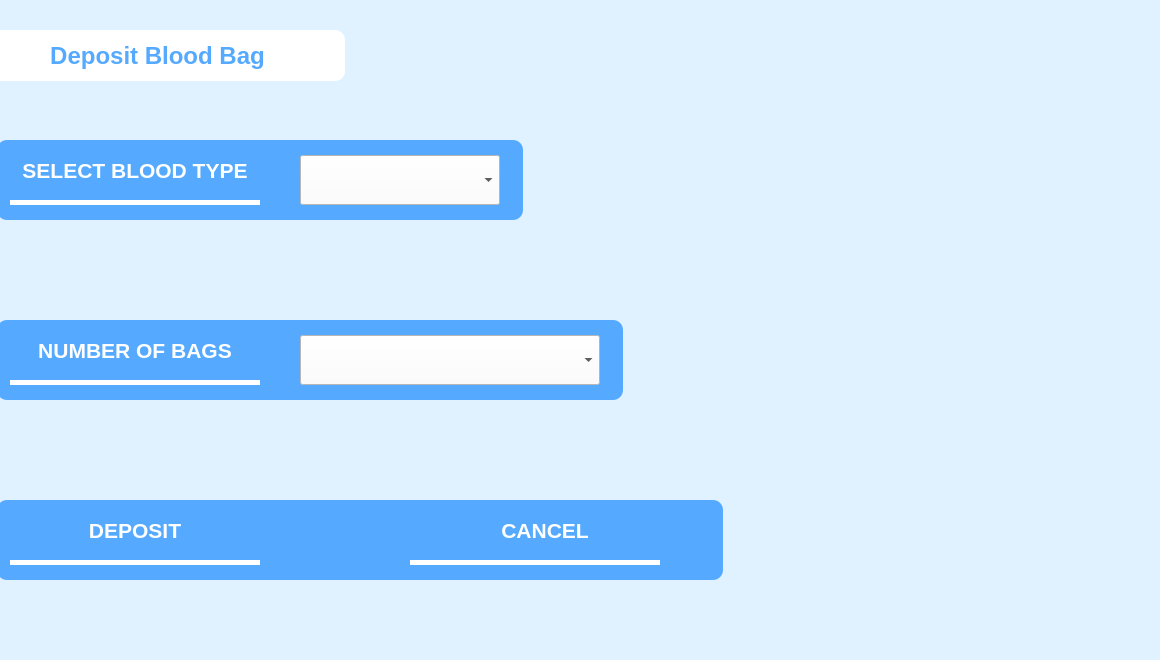
<?xml version="1.0" encoding="UTF-8"?>
<ui version="4.0">
 <class>BLOOD_BAGS_MANAGING</class>
 <widget class="QWidget" name="BLOOD_BAGS_MANAGING">
  <property name="geometry">
   <rect>
    <x>0</x>
    <y>0</y>
    <width>1160</width>
    <height>660</height>
   </rect>
  </property>
  <property name="windowTitle">
   <string>Form</string>
  </property>
  <property name="styleSheet">
   <string notr="true">#BLOOD_BAGS_MANAGING{
background-color: rgb(224, 241, 255);;
}</string>
  </property>
  <widget class="QLabel" name="label">
   <property name="geometry">
    <rect>
     <x>-30</x>
     <y>30</y>
     <width>375</width>
     <height>51</height>
    </rect>
   </property>
   <property name="font">
    <font>
     <pointsize>18</pointsize>
     <weight>75</weight>
     <bold>true</bold>
    </font>
   </property>
   <property name="styleSheet">
    <string notr="true">#label{
color:rgb(85, 170, 255);
background-color:rgb(255, 255, 255);;
    border-width: 2px;
    border-radius: 10px;
    border-color: beige;
    padding: 6px;
}</string>
   </property>
   <property name="text">
    <string>Deposit Blood Bag</string>
   </property>
   <property name="alignment">
    <set>Qt::AlignCenter</set>
   </property>
  </widget>
  <widget class="QGroupBox" name="groupBox">
   <property name="geometry">
    <rect>
     <x>-40</x>
     <y>140</y>
     <width>600</width>
     <height>80</height>
    </rect>
   </property>
   <property name="font">
    <font>
     <pointsize>8</pointsize>
     <weight>75</weight>
     <bold>true</bold>
    </font>
   </property>
   <property name="styleSheet">
    <string notr="true">#groupBox{
    margin: 0 auto;
    border-radius: 10px;
background-color:rgb(85, 170, 255);
    color: #fff;
}
</string>
   </property>
   <property name="title">
    <string/>
   </property>
   <property name="alignment">
    <set>Qt::AlignCenter</set>
   </property>
   <widget class="QLabel" name="donlab">
    <property name="geometry">
     <rect>
      <x>0</x>
      <y>0</y>
      <width>350</width>
      <height>61</height>
     </rect>
    </property>
    <property name="font">
     <font>
      <pointsize>16</pointsize>
      <weight>75</weight>
      <bold>true</bold>
     </font>
    </property>
    <property name="styleSheet">
     <string notr="true">#donlab{
    margin: 0 auto;
    border-radius: 10px;
	color: rgb(255, 255, 255);
}</string>
    </property>
    <property name="text">
     <string>SELECT BLOOD TYPE</string>
    </property>
    <property name="alignment">
     <set>Qt::AlignCenter</set>
    </property>
   </widget>
   <widget class="QLabel" name="line">
    <property name="geometry">
     <rect>
      <x>50</x>
      <y>60</y>
      <width>250</width>
      <height>5</height>
     </rect>
    </property>
    <property name="styleSheet">
     <string notr="true">#line{

background-color: rgb(255, 255, 255);
}</string>
    </property>
    <property name="text">
     <string/>
    </property>
   </widget>
   <widget class="QComboBox" name="BLOODTYPE">
    <property name="geometry">
     <rect>
      <x>340</x>
      <y>15</y>
      <width>200</width>
      <height>50</height>
     </rect>
    </property>
    <property name="styleSheet">
     <string notr="true">#BLOODTYPE{
	background-color: rgb(255, 255, 255);
}</string>
    </property>
    <property name="editable">
     <bool>false</bool>
    </property>
    <property name="currentText">
     <string/>
    </property>
   </widget>
  </widget>
  <widget class="QGroupBox" name="groupBox_2">
   <property name="geometry">
    <rect>
     <x>-40</x>
     <y>320</y>
     <width>700</width>
     <height>80</height>
    </rect>
   </property>
   <property name="font">
    <font>
     <pointsize>8</pointsize>
     <weight>75</weight>
     <bold>true</bold>
    </font>
   </property>
   <property name="styleSheet">
    <string notr="true">#groupBox_2{
    margin: 0 auto;
    border-radius: 10px;
background-color:rgb(85, 170, 255);
    color: #fff;
}
</string>
   </property>
   <property name="title">
    <string/>
   </property>
   <property name="alignment">
    <set>Qt::AlignCenter</set>
   </property>
   <widget class="QLabel" name="donlab_2">
    <property name="geometry">
     <rect>
      <x>0</x>
      <y>0</y>
      <width>350</width>
      <height>61</height>
     </rect>
    </property>
    <property name="font">
     <font>
      <pointsize>16</pointsize>
      <weight>75</weight>
      <bold>true</bold>
     </font>
    </property>
    <property name="styleSheet">
     <string notr="true">#donlab_2{
    margin: 0 auto;
    border-radius: 10px;
	color: rgb(255, 255, 255);
}</string>
    </property>
    <property name="text">
     <string>NUMBER OF BAGS</string>
    </property>
    <property name="alignment">
     <set>Qt::AlignCenter</set>
    </property>
   </widget>
   <widget class="QLabel" name="line_2">
    <property name="geometry">
     <rect>
      <x>50</x>
      <y>60</y>
      <width>250</width>
      <height>5</height>
     </rect>
    </property>
    <property name="styleSheet">
     <string notr="true">#line_2{

background-color: rgb(255, 255, 255);
}</string>
    </property>
    <property name="text">
     <string/>
    </property>
   </widget>
   <widget class="QComboBox" name="comboBox_2">
    <property name="geometry">
     <rect>
      <x>340</x>
      <y>15</y>
      <width>300</width>
      <height>50</height>
     </rect>
    </property>
    <property name="styleSheet">
     <string notr="true">#comboBox_2{
	background-color: rgb(255, 255, 255);
}</string>
    </property>
   </widget>
  </widget>
  <widget class="QGroupBox" name="groupBox_3">
   <property name="geometry">
    <rect>
     <x>-40</x>
     <y>500</y>
     <width>800</width>
     <height>80</height>
    </rect>
   </property>
   <property name="font">
    <font>
     <pointsize>8</pointsize>
     <weight>75</weight>
     <bold>true</bold>
    </font>
   </property>
   <property name="styleSheet">
    <string notr="true">#groupBox_3{
    margin: 0 auto;
    border-radius: 10px;
background-color:rgb(85, 170, 255);
    color: #fff;
}
</string>
   </property>
   <property name="title">
    <string/>
   </property>
   <property name="alignment">
    <set>Qt::AlignCenter</set>
   </property>
   <widget class="QLabel" name="line_3">
    <property name="geometry">
     <rect>
      <x>50</x>
      <y>60</y>
      <width>250</width>
      <height>5</height>
     </rect>
    </property>
    <property name="styleSheet">
     <string notr="true">#line_3{

background-color: rgb(255, 255, 255);
}</string>
    </property>
    <property name="text">
     <string/>
    </property>
   </widget>
   <widget class="QPushButton" name="DEPOSIT">
    <property name="geometry">
     <rect>
      <x>0</x>
      <y>0</y>
      <width>350</width>
      <height>61</height>
     </rect>
    </property>
    <property name="font">
     <font>
      <pointsize>16</pointsize>
      <weight>75</weight>
      <bold>true</bold>
     </font>
    </property>
    <property name="styleSheet">
     <string notr="true">#DEPOSIT{
    margin: 0 auto;
    border-radius: 10px;
	color: rgb(255, 255, 255);
}</string>
    </property>
    <property name="text">
     <string>DEPOSIT</string>
    </property>
   </widget>
   <widget class="QLabel" name="line_4">
    <property name="geometry">
     <rect>
      <x>450</x>
      <y>60</y>
      <width>250</width>
      <height>5</height>
     </rect>
    </property>
    <property name="styleSheet">
     <string notr="true">#line_4{

background-color: rgb(255, 255, 255);
}</string>
    </property>
    <property name="text">
     <string/>
    </property>
   </widget>
   <widget class="QPushButton" name="cancel">
    <property name="geometry">
     <rect>
      <x>410</x>
      <y>0</y>
      <width>350</width>
      <height>61</height>
     </rect>
    </property>
    <property name="font">
     <font>
      <pointsize>16</pointsize>
      <weight>75</weight>
      <bold>true</bold>
     </font>
    </property>
    <property name="styleSheet">
     <string notr="true">#cancel{
    margin: 0 auto;
    border-radius: 10px;
	color: rgb(255, 255, 255);
}</string>
    </property>
    <property name="text">
     <string>CANCEL</string>
    </property>
   </widget>
  </widget>
 </widget>
 <resources/>
 <connections/>
</ui>
